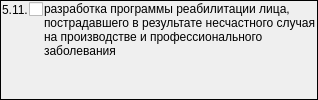
                  <widget class="QFrame" name="frame_12">
                   <property name="sizePolicy">
                    <sizepolicy hsizetype="Preferred" vsizetype="Preferred">
                     <horstretch>0</horstretch>
                     <verstretch>0</verstretch>
                    </sizepolicy>
                   </property>
                   <property name="frameShape">
                    <enum>QFrame::Panel</enum>
                   </property>
                   <property name="frameShadow">
                    <enum>QFrame::Plain</enum>
                   </property>
                   <layout class="QGridLayout" name="gridLayout_15">
                    <property name="margin">
                     <number>1</number>
                    </property>
                    <property name="spacing">
                     <number>1</number>
                    </property>
                    <item row="0" column="0">
                     <widget class="QLabel" name="label_33">
                      <property name="sizePolicy">
                       <sizepolicy hsizetype="Fixed" vsizetype="Preferred">
                        <horstretch>0</horstretch>
                        <verstretch>0</verstretch>
                       </sizepolicy>
                      </property>
                      <property name="text">
                       <string>5.11.</string>
                      </property>
                     </widget>
                    </item>
                    <item row="0" column="1">
                     <widget class="QCheckBox" name="chkPurposeDirectionMSI511">
                      <property name="sizePolicy">
                       <sizepolicy hsizetype="Fixed" vsizetype="Fixed">
                        <horstretch>0</horstretch>
                        <verstretch>0</verstretch>
                       </sizepolicy>
                      </property>
                      <property name="text">
                       <string/>
                      </property>
                     </widget>
                    </item>
                    <item row="0" column="2" rowspan="2">
                     <widget class="QLabel" name="lblPurposeDirectionMSI511">
                      <property name="text">
                       <string>разработка программы реабилитации лица, пострадавшего в результате несчастного случая на производстве и профессионального заболевания</string>
                      </property>
                      <property name="alignment">
                       <set>Qt::AlignLeading|Qt::AlignLeft|Qt::AlignTop</set>
                      </property>
                      <property name="wordWrap">
                       <bool>true</bool>
                      </property>
                     </widget>
                    </item>
                   </layout>
                  </widget>
